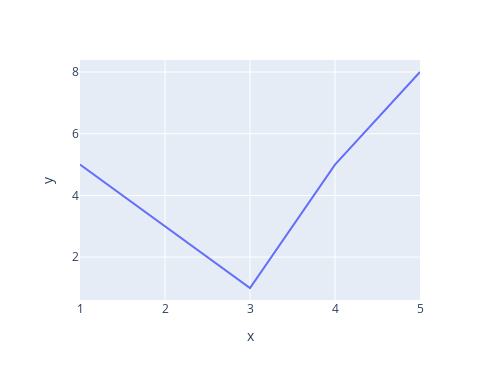

The cell this chart's notebook holds for it:
### Code cell
# Polynomial 특성변수 생성
import plotly.express as px
import numpy as np
X=np.array([1,2,3,4,5])
Y=np.array([5,3,1,5,8])
fig=px.line(x=X,y=Y) # 선형회귀를 하기에는 부적합
fig.update_layout(width=500, height=380)
fig.show()

### Figure 1 — Plotly figure (JSON) as saved in the notebook; plotly's stock layout.template omitted (floating-point values rounded to 4 significant figures)
{"data": [{"hovertemplate": "x=%{x}<br>y=%{y}<extra></extra>", "legendgroup": "", "line": {"color": "#636efa", "dash": "solid"}, "marker": {"symbol": "circle"}, "mode": "lines", "name": "", "orientation": "v", "showlegend": false, "type": "scatter", "x": [1, 2, 3, 4, 5], "xaxis": "x", "y": [5, 3, 1, 5, 8], "yaxis": "y"}], "layout": {"height": 380, "legend": {"tracegroupgap": 0}, "margin": {"t": 60}, "width": 500, "xaxis": {"anchor": "y", "domain": [0, 1], "title": {"text": "x"}}, "yaxis": {"anchor": "x", "domain": [0, 1], "title": {"text": "y"}}}}
